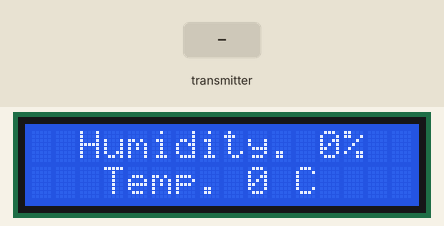
Recording of a sketch running on a simulated Arduino Uno, built with avr-gcc and run on an emulated ATmega328P. On the bench: 16×2 character LCD. Inputs (shaded band) come from the test bench. No radio packets arrive unless stated.

Above: at 2.3 s.
2.4 s: the transmitter starts sending h = 64
At 3.1 s:
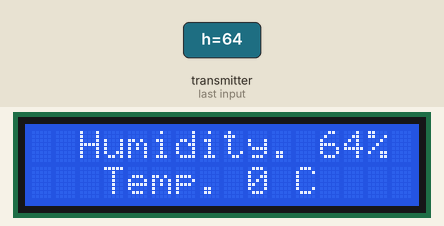
3.9 s: the transmitter starts sending h = 0
At 4.3 s:
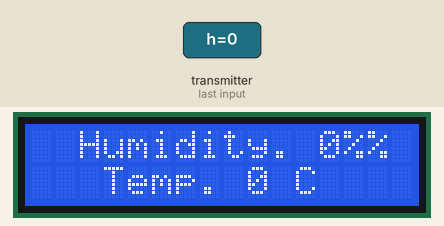
5.4 s: the transmitter starts sending t = 64
At 6.1 s:
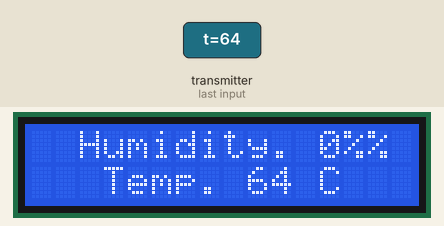
6.9 s: the transmitter starts sending t = 0
At 7.2 s:
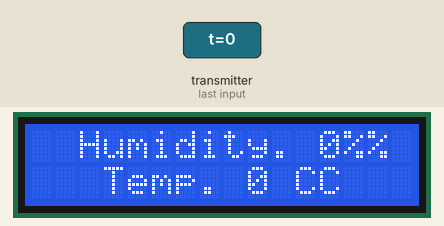
8.4 s: the transmitter starts sending h = 128
At 9.8 s:
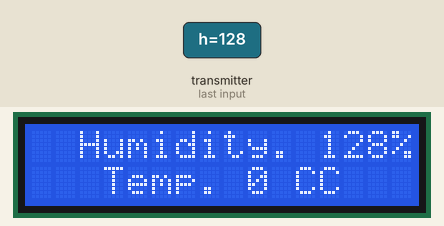
Timing chart, 0 to 10.9 s (numbered marks = the images above; inputs shaded):
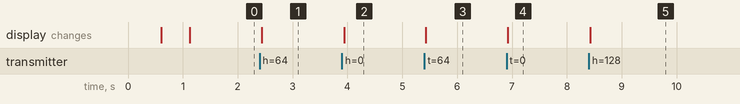

Measured:
- after the input at 2.4 s, the display: changes at once (image 1)
- after the input at 3.9 s, the display: changes at once (image 2)
- after the input at 5.4 s, the display: changes at once (image 3)
- after the input at 6.9 s, the display: changes at once (image 4)
- after the input at 8.4 s, the display: changes at once (image 5)

The sketch:

dht11_nrf24l01_rx.ino
```cpp
#include <SPI.h>
#include <nRF24L01.h>
#include <RF24.h>
#include <Wire.h>
#include <LiquidCrystal_I2C.h>
LiquidCrystal_I2C lcd(0x27, 16, 2);
const uint64_t pipeIn = 0xE8E8F0F0E1LL;
RF24 radio(7, 8);
struct MyData {
  byte h;
  byte t;
};
MyData data;
void setup()
{
  Serial.begin(9600);
  radio.begin();

  lcd.init();                 // initialize the lcd

  lcd.backlight();           // backlight on
  lcd.clear();

  lcd.print("Booting nRF24L01+");
  delay(500);
  lcd.clear();

  lcd.print("Connecting..");
  delay(500);
  lcd.clear();


  radio.setAutoAck(false);
  radio.setDataRate(RF24_250KBPS);
  radio.openReadingPipe(1, pipeIn);
  radio.startListening();

}
void recvData()
{
  if ( radio.available() ) {
    radio.read(&data, sizeof(MyData));
  }
}

void loop()
{
  recvData();

  lcd.setCursor(2, 0);
  lcd.print("Humidity. ");
  lcd.print(data.h);
  lcd.print("%");

  lcd.setCursor(3, 1);
  lcd.print("Temp. ");
  lcd.print(data.t);
  lcd.print(" C");

}
```
